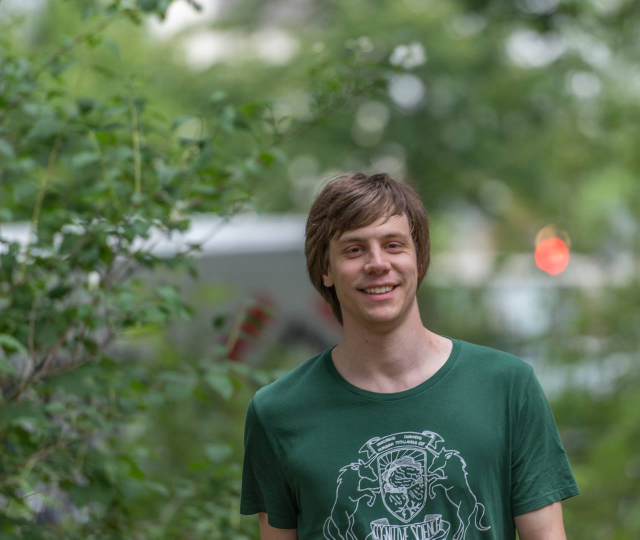
#> input picture presentation_itti_koch_niebur/image.jpg, 1280 x 1079 px (shown at 1/2 size)
$ jupyter execute Saliency-BasedVisualAttention.ipynb   (shell and % lines are left out)   (Python 2 division)
#> lines starting #> are read from the running program, lines starting #| are printed output that depends on the picture; after the words box and inside, x2 and y2 are one past the last pixel; in counts of white or black regions, pixels touching at a corner belong together
# <center>Saliency-Based Visual Attention</center>

<p><small>Sebastian Höffner<br />October 31, 2016</small>

<p><small><b>Laurent Itti, Christof Koch, Ernst Niebur</b>: A Model of Saliency-Based Visual Attention for Rapid Scene Analysis. <i>IEEE Transactions on Pattern Analysis and Machine Intelligence</i>, Vol 20, No 11, pp. 1254&ndash;1259. 1998.

<p><br /></p>
<p><small>Image credit goes to the paper if not otherwise mentioned. Note that I do not always introduce all notations, but I follow the naming in the paper closely, so please refer to the paper in case you get lost.</small>

[cell 1]
## This cell contains the methods needed and imports, run before we start


import numpy as np
import cv2
import matplotlib.pyplot as plt
from scipy.signal import argrelextrema

def to256(image):
    return (255. * image / np.max(image)).astype(np.uint8)

def imshow(image, conversion=cv2.COLOR_BGR2RGB):
    """Converts the image from BGR to RGB and plots it.
    Returns the image."""
    if len(image.shape) == 2:
        conversion = None
    if conversion is None:
        plt.imshow(image, cmap='gray')
    else:
        plt.imshow(cv2.cvtColor(image, conversion))
    plt.axis('off')
    return image

def imshow_pyr(images, name='Pyramid', conversion=cv2.COLOR_BGR2RGB):
    """Shows a pyramid of 9 images. Returns the pyramid."""
    plt.figure(name)
    for i in range(9):
        plt.subplot(3, 3, i + 1)
        if len(images[i].shape) == 2:
            conversion = None
        if conversion is None:
            plt.imshow(images[i], interpolation='none', cmap='gray')
        else:
            plt.imshow(cv2.cvtColor(images[i], conversion), interpolation='none')
        plt.title("{}x{}".format(images[i].shape[1], images[i].shape[0]))
        plt.axis('off')
    plt.tight_layout()
    plt.show()
    return images

def gauss_pyramid(image):
    """Calculates a Gaussian pyramid of 9 images
    (scales 1:2^0 ... 1:2^8)."""
    pyramid = [image.copy()]
    for i in range(8):
        pyramid.append(cv2.pyrDown(pyramid[-1]))
    return pyramid

def intensity(image):
    """Calculates an intensity image, the average
    over all channels per pixel."""
    return (np.sum(image, 2) / 3.).astype(np.uint8)

def hue_from_intensity(image, intensity_image):
    """Calculates the hue image by dividing by
    the intensity. 0 where the intensity is too small
    (< 10% of max)"""
    copy_img = image.copy()
    copy_int = intensity_image.copy()
    copy_int.shape = copy_int.shape + (1,)
    idx = np.where(copy_int > np.max(copy_int) * .1)
    copy_img[idx] = 1. * copy_img[idx] / copy_int[idx]
    copy_img[np.where(copy_int <= np.max(copy_int) * .1)] = 0
    return copy_img

def channel_or_zeros(c0, c1, c2):
    """Fills up a color channel with 0 channels to plot it nicely.
    Set channels to None to use zeros."""
    if c0 is not None:
        z = np.zeros(c0[:,:,np.newaxis].shape)
    elif c1 is not None:
        z = np.zeros(c1[:,:,np.newaxis].shape)
    elif c2 is not None:
        z = np.zeros(c2[:,:,np.newaxis].shape)

    out = np.append(c0[:,:,np.newaxis] if c0 is not None else z, c1[:,:,np.newaxis] if c1 is not None else z, axis=2)
    out = np.append(out, c2[:,:,np.newaxis] if c2 is not None else z, axis=2)
    return to256(out)

# [11 lines left out: function get_orientations, not called in this run]

def center_surround_diff(pyramid,  cs=[2, 3, 4], deltas=[3, 4]):
    """Calculates the center surround intensity differences for a single intensity pyramid."""
    feature_maps = []
    for c in cs:
        for d in deltas:
            s = c + d
            abs_diff = np.abs(pyramid[c] - cv2.resize(pyramid[s], pyramid[c].T.shape))
            feature_maps.append(to256(abs_diff))
    return feature_maps

def center_surround_diff_color(pyramid1, pyramid2,  cs=[2, 3, 4], deltas=[3, 4]):
    """Calculates the center surround color differences for complex color pyramides.
    The difference to intensity is, that two colors are combined such that
    $\ominus(a-b, b-a)$."""
    feature_maps = []
    for c in cs:
        for d in deltas:
            s = c + d
            image_big = pyramid1[c] - pyramid2[c]
            image_small = pyramid2[s] - pyramid1[s]
            abs_diff = np.abs(image_big - cv2.resize(image_small, image_big.T.shape))
            feature_maps.append(to256(abs_diff))
    return feature_maps

def normalize(image):
    """Calculates the global normalization"""
    M = np.max(image)
    m = np.array([m for m in image[argrelextrema(image, np.greater)] if m != M])
    mean = np.mean(m)
    factor = (M - mean) ** 2
    return to256(image.copy() * factor)

def sum_up(images, target_size=None):
    """Sums up images. If a target_size is given, they are rescaled
    to that first. Converts the images to uint!"""
    def convert(img):
        i = img.copy()
        if target_size is not None:
            iMax = np.max(i)
            i = cv2.resize(to256(i), target_size)
            i = (1. * i * iMax / 256).astype(np.uint)
        return i.astype(np.uint)
    im = [convert(image) for image in images]
    result = im[0]
    for i, image in enumerate(im[1:]):
        result += image
    return result

def combine_colors(RG, BY):
    """Combines to color pyramides into one color pyradid of
    summed colors. Converts the images to uint!"""
    return [RG[i].astype(np.uint) + BY[i].astype(np.uint) for i in range(len(RG))]

def get_orientations(image):
    """Returns a list of orientation images."""
    orientations = []
    kernels = []
    input_image = image.copy()
    for sigma in range(9):
        for theta in range(0, 180, 45):
            ksize = tuple((np.array(input_image.shape) * .25).astype(np.uint))
            kernel = cv2.getGaborKernel(ksize, sigma, theta, 10, float(input_image.shape[0]) / float(input_image.shape[1]))
            kernels.append(kernel)
            orientations.append(cv2.filter2D(input_image, -1, kernel))
        input_image = cv2.resize(input_image, None, fx=.5, fy=.5)
    return orientations, kernels

### Saliency: A method for early selection

- bottom-up approach
- scene-dependent rather than task-dependent (exogenous)
- select highly salient regions to filter upon

<br />

<center><bold><big>Saliency ⇒ "Where is the fun?!"</big></bold></center>

### Model Architecture

[cell 2]
image = imshow(cv2.imread('image.jpg'))
#> in imshow, image is the input picture: shape (1079, 1280, 3); mean B, G, R 85.4, 112.1, 94.8

### Intensity image

$$\text{int} = \frac{\text{red} + \text{green} + \text{blue}}{3}$$

[cell 3]
intensity_image = imshow(intensity(image))

### Gaussian pyramid: intensity

[cell 4]
intensity_pyramid = imshow_pyr(gauss_pyramid(intensity_image), 'Gaussian Pyramid Intensity')
#> after the loop in gauss_pyramid, `for i in range(8):`: pyramid = 9 items
#> intensity_pyramid = 9 items

[cell 5]
_ = imshow_pyr(gauss_pyramid(image), 'Gaussian Pyramid Original Image')

### Colors

### Hue image

$\text{hue}_{x,y} = f(\text{img}, \text{int}, x, y) = \begin{cases} \text{img}_{x,y} \ /\  \text{int}_{x,y} &\quad if\ \text{int}_{x,y} > 0.1 \cdot  \max{\text{int}} \\ 0 &\quad else\ \end{cases}$

Note the $0.1$: at low luminance we can't perceive hues well.

[cell 6]
hue_image = imshow(hue_from_intensity(image, intensity_image))

[cell 7]
plt.figure('image to hue')
plt.subplot(1, 3, 1); imshow(image)
plt.subplot(1, 3, 2); imshow(intensity_image)
plt.subplot(1, 3, 3); _ = imshow(hue_image)

### Hue image to colors

- 4 color maps
- R, G, B, Y (Following the [Opponent process](https://en.wikipedia.org/wiki/Opponent_process))

<small>Image: wikipedia</small>

[cell 8]
b, g, r = hue_image[:,:,0], hue_image[:,:,1], hue_image[:,:,2]
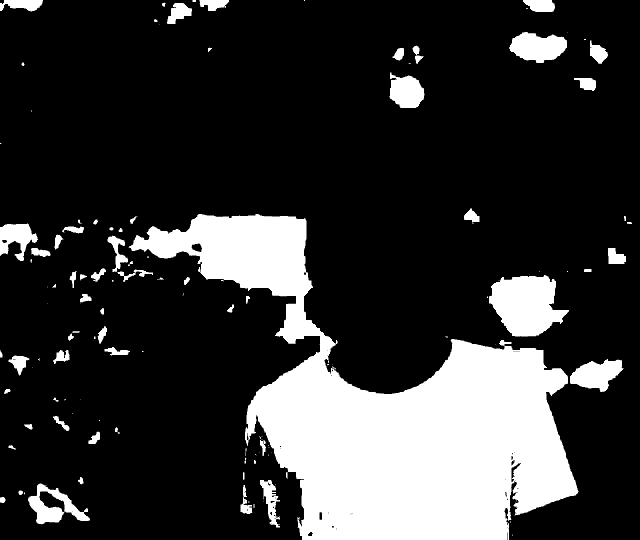
#> b: shape (1079, 1280) (shown at 1/2 size); values 0 (black) and 1 (white), 20.6% white; 128 white regions (58 under 20 px), largest, box (x1, y1, x2, y2) and area: (257, 428, 1157, 1079) 230535, (978, 550, 1138, 673) 13410, (1018, 64, 1134, 126) 4981

R = to256( r - (g + b) / 2. )
G = to256( g - (r + b) / 2. )
B = to256( b - (r + g) / 2. )
Y = to256( (r + g) / 2. - np.abs(r - g) / 2. - b )

[cell 9]
plt.figure('Color channels')
plt.subplot(2, 2, 3); imshow(channel_or_zeros(None, None, R)); plt.title('Red')
plt.subplot(2, 2, 1); imshow(channel_or_zeros(None, G, None)); plt.title('Green')
plt.subplot(2, 2, 4); imshow(channel_or_zeros(B, None, None)); plt.title('Blue')
plt.subplot(2, 2, 2); imshow(channel_or_zeros(None, Y, Y)); _ = plt.title('Yellow')

[cell 10]
R_pyramid = gauss_pyramid(R)
#> R_pyramid = 9 items
G_pyramid = gauss_pyramid(G)
#> G_pyramid = 9 items
B_pyramid = gauss_pyramid(B)
#> B_pyramid = 9 items
Y_pyramid = gauss_pyramid(Y)
#> Y_pyramid = 9 items

[cell 11]
_ = imshow_pyr(R_pyramid, 'Gauss R')

[cell 12]
_ = imshow_pyr(G_pyramid, 'Gauss G')

[cell 13]
_ = imshow_pyr(B_pyramid, 'Gauss B')

[cell 14]
_ = imshow_pyr(Y_pyramid, 'Gauss Y')

### Orientation

- Gabor cells
- Four different orientations: 0°, 45°, 90°, 135°

[cell 15]
orientations, kernels = get_orientations(intensity_image)
#> the loop in get_orientations, `for sigma in range(9):` made 9 passes
#> input_image on pass 9: [[114, 102], [81, 88]]
#> pass 1, in get_orientations, `input_image = cv2.resize(input_image, None, fx=.5, fy=.5)`:
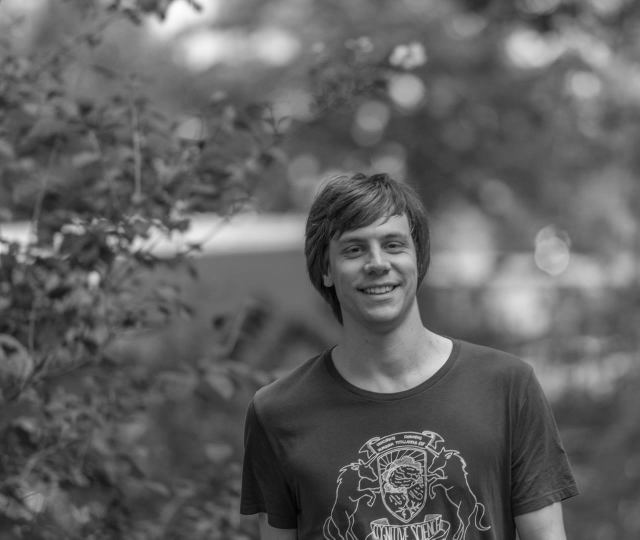
#> input_image: shape (540, 640); min 1, max 252, mean 97.2
#> after the loop in get_orientations, `for sigma in range(9):`: kernels = 36 items
#> orientations = 36 items; kernels = 36 items

[cell 16]
plt.figure('Gabor cells')
for i, kernel in enumerate(kernels):
    plt.subplot(9, 4, i + 1);
    imshow(kernel)
#> this loop made 36 passes

[cell 17]
plt.figure('Gabor results')
for i, img in enumerate(orientations):
    plt.subplot(9, 4, i + 1);
    imshow(img)

[cell 18]
plt.figure('Gabor results (one)')
_ = imshow(orientations[16])

### Feature maps

- 6 for intensity contrast - mammals: dark centers bright surrounds or vice-versa
- 12 for color - mammals: excitation by one color, inhibition by opposite color
- 24 for orientation - mammals: primary visual cortex has layers to detect orientations
- = 42 feature maps

### Center-surround differences

$$\mathcal{I}(c, s) = \left|I(c) \ominus I(s)\right|$$

$$c \in \left\{2, 3, 4\right\}, s = c + \delta, \delta \in \left\{3, 4\right\}$$

<br />

<center>$a \ominus b$: <i>Interpolate $b$ to the size of $a$ (the bigger image) and do a point-wise subtraction</i></center>

[cell 19]
intensity_maps = center_surround_diff(intensity_pyramid)
#> after the loop in center_surround_diff, `for c in cs:`: feature_maps = 6 items
#> intensity_maps = 6 items
plt.figure("Center surround differences -- Intensity")
for i in range(6):
    plt.subplot(3,2,i+1)
    imshow(intensity_maps[i])
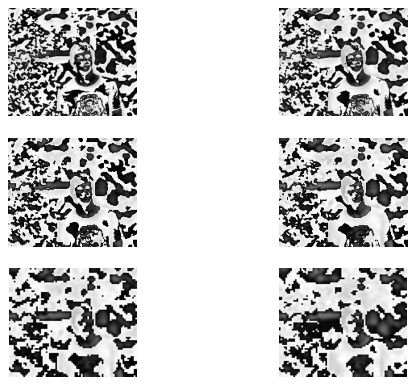
#> figure drawn by matplotlib, 6 panels

[cell 20]
RG_maps = center_surround_diff_color(R_pyramid, G_pyramid); idx_RG = [1, 2, 5, 6, 9, 10]
#> in center_surround_diff_color, `feature_maps = []`: feature_maps = []
#> the loop in center_surround_diff_color, `for c in cs:` made 3 passes
#> after the loop in center_surround_diff_color, `for c in cs:`: feature_maps = 6 items
#> after `RG_maps = center_surround_diff_color(R_pyramid, G_pyramid)`: RG_maps = 6 items
BY_maps = center_surround_diff_color(B_pyramid, Y_pyramid); idx_BY = [3, 4, 7, 8, 11, 12]
#> after the loop in center_surround_diff_color (call 2), `for c in cs:`:
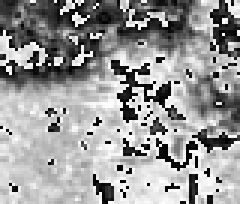
#> abs_diff: shape (68, 80) (shown 3 times larger); min 0, max 255, mean 152
#> after `BY_maps = center_surround_diff_color(B_pyramid, Y_pyramid)`: BY_maps = 6 items
plt.figure("Center surround differences -- Color (RG / BY)")
for i in range(6):
    plt.subplot(3,4,idx_RG[i])
    imshow(RG_maps[i])
for i in range(6):
    plt.subplot(3,4,idx_BY[i])
    imshow(BY_maps[i])
#> this loop made 6 passes
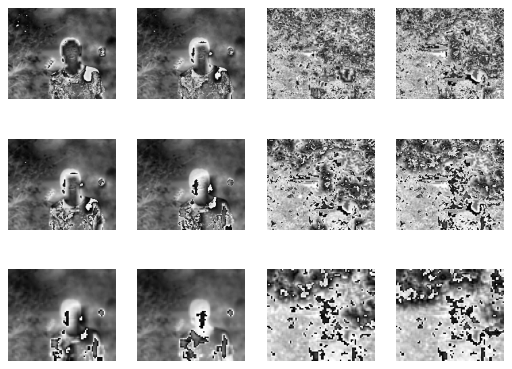
#> figure drawn by matplotlib, 12 panels

[cell 21]
orientation_maps_0   = center_surround_diff(orientations[0::4]); idx_0   = [1, 2, 9, 10, 17, 18]
#> in center_surround_diff (call 2), `feature_maps = []`: feature_maps = []
#> the loop in center_surround_diff (call 2), `for c in cs:` made 3 passes
#> after the loop in center_surround_diff (call 2), `for c in cs:`:
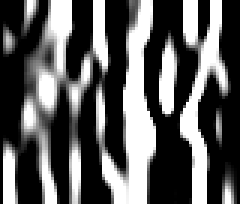
#> abs_diff: shape (68, 80) (shown 3 times larger); min 0, max 255, mean 93.3
#> after the loop in center_surround_diff (call 2), `for c in cs:`: feature_maps = 6 items
#> after `orientation_maps_0 = center_surround_diff(orientations[0::4])`: orientation_maps_0 = 6 items
orientation_maps_45  = center_surround_diff(orientations[1::4]); idx_45  = [3, 4, 11, 12, 19, 20]
#> after the loop in center_surround_diff (call 3), `for c in cs:`:
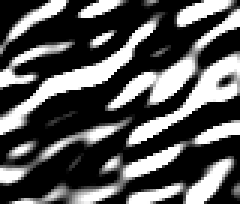
#> abs_diff: shape (68, 80) (shown 3 times larger); min 0, max 255, mean 87.8
#> after `orientation_maps_45 = center_surround_diff(orientations[1::4])`: orientation_maps_45 = 6 items
orientation_maps_90  = center_surround_diff(orientations[2::4]); idx_90  = [5, 6, 13, 14, 21, 22]
#> after the loop in center_surround_diff (call 4), `for c in cs:`:
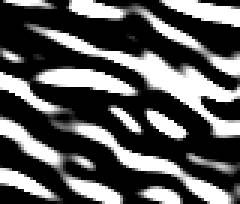
#> abs_diff: shape (68, 80) (shown 3 times larger); min 0, max 255, mean 89.3
#> after `orientation_maps_90 = center_surround_diff(orientations[2::4])`: orientation_maps_90 = 6 items
orientation_maps_135 = center_surround_diff(orientations[3::4]); idx_135 = [7, 8, 15, 16, 23, 24]
#> after the loop in center_surround_diff (call 5), `for c in cs:`:
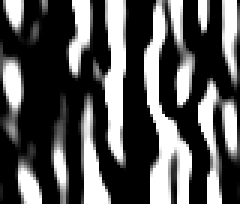
#> abs_diff: shape (68, 80) (shown 3 times larger); min 0, max 255, mean 86.1
#> after `orientation_maps_135 = center_surround_diff(orientations[3::4])`: orientation_maps_135 = 6 items

[cell 22]
plt.figure("Center surround differences -- Gabor cells")
for i in range(6):
    plt.subplot(6,4,idx_0[i]);   imshow(orientation_maps_0[i])
    plt.subplot(6,4,idx_45[i]);  imshow(orientation_maps_45[i])
    plt.subplot(6,4,idx_90[i]);  imshow(orientation_maps_90[i])
    plt.subplot(6,4,idx_135[i]); imshow(orientation_maps_135[i])

[cell 23]
plt.figure("Center surround differences -- Gabor cells 0")
for i in range(6):
    plt.subplot(3,2,i+1)
    imshow(orientation_maps_0[i])

[cell 24]
plt.figure("Center surround differences -- Gabor cells 45")
for i in range(6):
    plt.subplot(3,2,i+1)
    imshow(orientation_maps_45[i])

[cell 25]
plt.figure("Center surround differences -- Gabor cells 90")
for i in range(6):
    plt.subplot(3,2,i+1)
    imshow(orientation_maps_90[i])
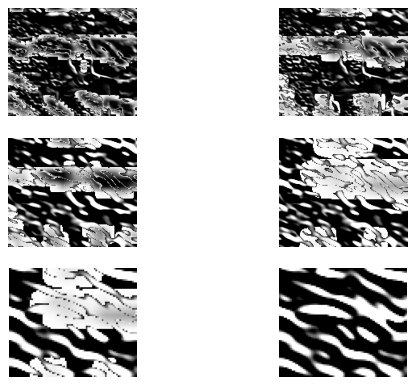
#> figure drawn by matplotlib, 6 panels

[cell 26]
plt.figure("Center surround differences -- Gabor cells 135")
for i in range(6):
    plt.subplot(3,2,i+1)
    imshow(orientation_maps_135[i])

[cell 27]
feature_maps = intensity_maps + \
               RG_maps + BY_maps + \
               orientation_maps_0 + orientation_maps_45 + orientation_maps_90 + orientation_maps_135
#> feature_maps = 42 items
plt.figure();
for i, m in enumerate(feature_maps): plt.subplot(7,6,i+1); imshow(m)
#> this loop made 42 passes

### Saliency map

### Normalization

- Find maximum $M$ in image
- Compute average $\bar{m}$ of all other local maxima $m_i$
- Multiply map by $(M-\bar{m})^2$

[cell 28]
norm_maps = [normalize(fmap) for fmap in feature_maps]
#> in normalize, `M = np.max(image)`: M = 255
#> in normalize, `m = np.array([m for m in image[argrelextrema(image, np.greater)] if m ..`: m = 10467 values, max 254 at index 13, min 1 at index 443, mean 167.7
#> in normalize, `mean = np.mean(m)`: mean = 167.7
#> in normalize, `factor = (M - mean) ** 2`: factor = 7615.8
#> norm_maps = 42 items

[cell 29]
plt.figure();
for i, m in enumerate(norm_maps): plt.subplot(7,6,i+1); imshow(m)

### Combination to conspicuity maps

- one map per feature type: intensity, color, orientation
- on scale 4, which is $\text{target}\_\text{size} = \frac{\text{size}}{2^{(4-1)}}$
- intensity: sum over all scales
- color: sum over scales and maps
- orientation: sum over scales, then normalize again before summation over orientations

[cell 30]
target_size = tuple(np.array(image.shape[0:2][::-1]) / (2 ** 3))
#> target_size = (160, 134)

conspicuity = [ # intensity
    normalize(
        sum_up(norm_maps[0:6], target_size))]
#> in sum_up, `im = [convert(image) for image in images]`: im = 6 items
#> the loop in sum_up, `for i, image in enumerate(im[1:]):` made 5 passes
conspicuity += [ # colors: RG, BY
    sum_up(
        combine_colors(norm_maps[6:12], norm_maps[12:18]), target_size)]
#> the loop in sum_up (call 2), `for i, image in enumerate(im[1:]):` made 5 passes
conspicuity += [ # orientations
    sum_up( # sum orientations
        [normalize( # normalize it
                sum_up(norm_maps[i:i+6], target_size) # sum pyramid
            ) for i in (18, 24, 30, 36)])]

[cell 31]
plt.figure('Conspicuity maps')
for i, (cmap, t) in enumerate(zip(conspicuity, ('intensity', 'color', 'orientation'))):
    plt.subplot(1, 3, i+1); imshow(cmap); plt.title(t)
#> this loop made 3 passes
#> t on passes 1 to 3: 'intensity', 'color', 'orientation'

### Combination to saliency map

$$\mathcal{S} = \frac{1}{3}\left(\mathcal{N}\left(\bar{\mathcal{I}}\right) + \mathcal{N}\left(\bar{\mathcal{C}}\right) + \mathcal{N}\left(\bar{\mathcal{O}}\right) \right)$$

[cell 32]
S = to256(sum_up([normalize(cmap) for cmap in conspicuity]) / 3.)
